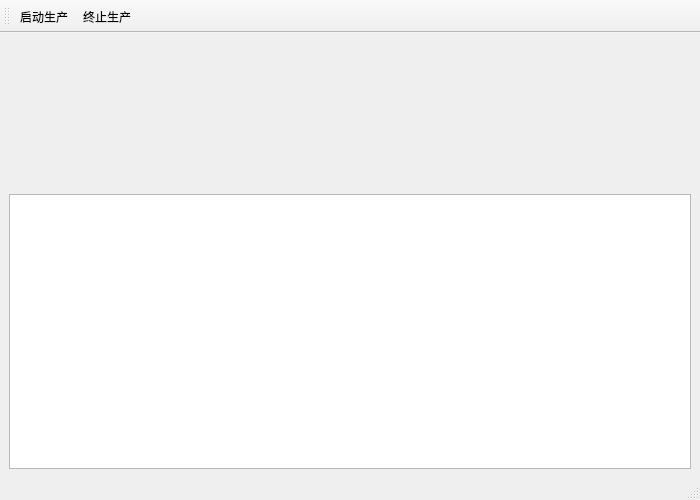
<?xml version="1.0" encoding="UTF-8"?>
<ui version="4.0">
 <class>Qt6_QWaitCondition</class>
 <widget class="QMainWindow" name="Qt6_QWaitCondition">
  <property name="geometry">
   <rect>
    <x>0</x>
    <y>0</y>
    <width>700</width>
    <height>500</height>
   </rect>
  </property>
  <property name="windowTitle">
   <string>Qt6_QWaitCondition</string>
  </property>
  <property name="windowIcon">
   <iconset resource="images.qrc">
    <normaloff>:/images/games24.png</normaloff>:/images/games24.png</iconset>
  </property>
  <widget class="QWidget" name="W_Central">
   <layout class="QVBoxLayout" name="verticalLayout">
    <item>
     <widget class="QWidget" name="W_Dice" native="true">
      <layout class="QHBoxLayout" name="horizontalLayout">
       <item>
        <widget class="QLabel" name="L_Dice">
         <property name="minimumSize">
          <size>
           <width>128</width>
           <height>128</height>
          </size>
         </property>
         <property name="maximumSize">
          <size>
           <width>128</width>
           <height>128</height>
          </size>
         </property>
         <property name="text">
          <string/>
         </property>
         <property name="pixmap">
          <pixmap resource="images.qrc">:/images/dice0.jpg</pixmap>
         </property>
        </widget>
       </item>
      </layout>
     </widget>
    </item>
    <item>
     <widget class="QPlainTextEdit" name="PTE_Message"/>
    </item>
   </layout>
  </widget>
  <widget class="QMenuBar" name="M_Menu">
   <property name="geometry">
    <rect>
     <x>0</x>
     <y>0</y>
     <width>700</width>
     <height>30</height>
    </rect>
   </property>
  </widget>
  <widget class="QStatusBar" name="SB_Status"/>
  <widget class="QToolBar" name="TB_Tool">
   <property name="windowTitle">
    <string>toolBar</string>
   </property>
   <attribute name="toolBarArea">
    <enum>TopToolBarArea</enum>
   </attribute>
   <attribute name="toolBarBreak">
    <bool>false</bool>
   </attribute>
   <addaction name="A_Start"/>
   <addaction name="A_Stop"/>
  </widget>
  <action name="A_Start">
   <property name="text">
    <string>启动生产</string>
   </property>
  </action>
  <action name="A_Stop">
   <property name="text">
    <string>终止生产</string>
   </property>
  </action>
 </widget>
 <resources>
  <include location="images.qrc"/>
 </resources>
 <connections/>
</ui>
